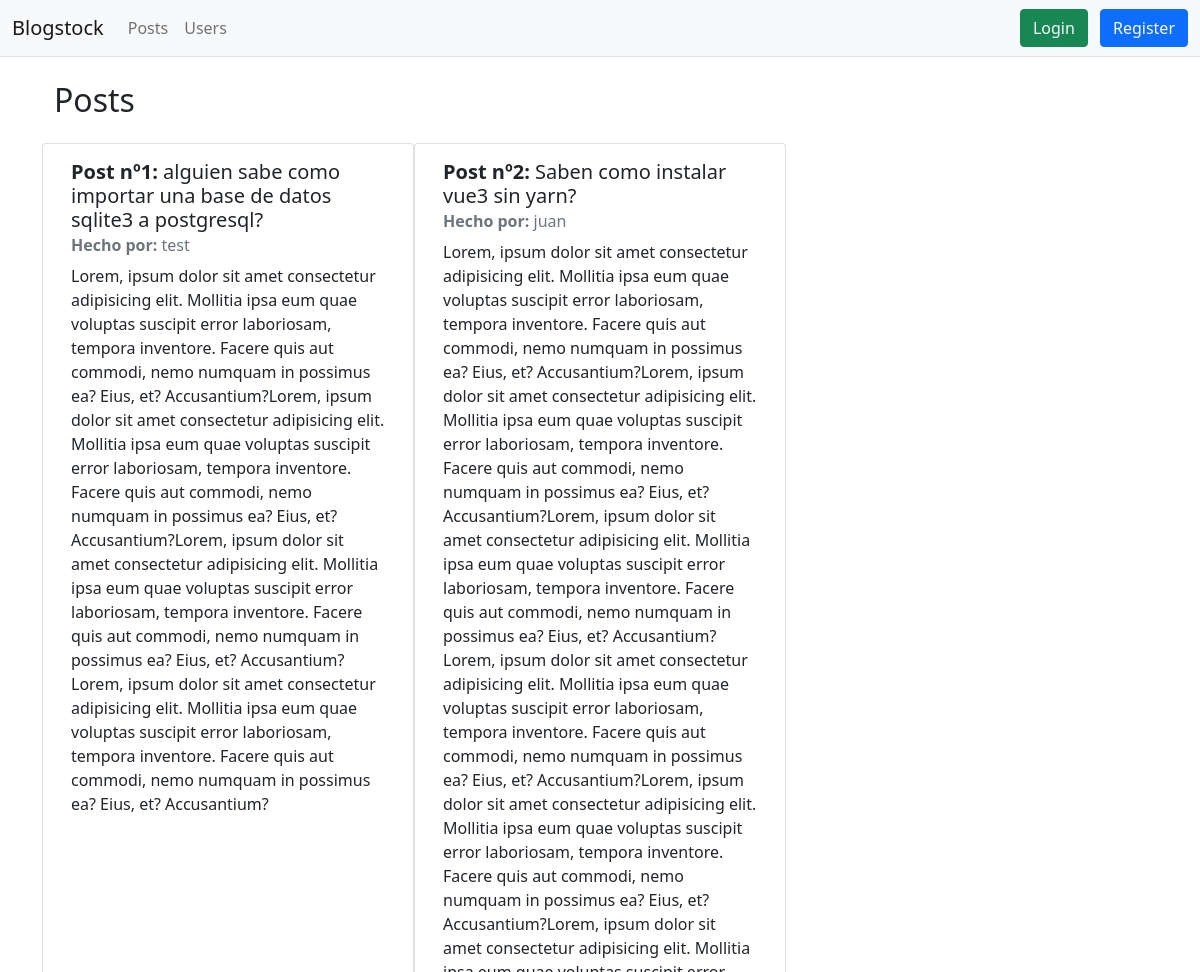
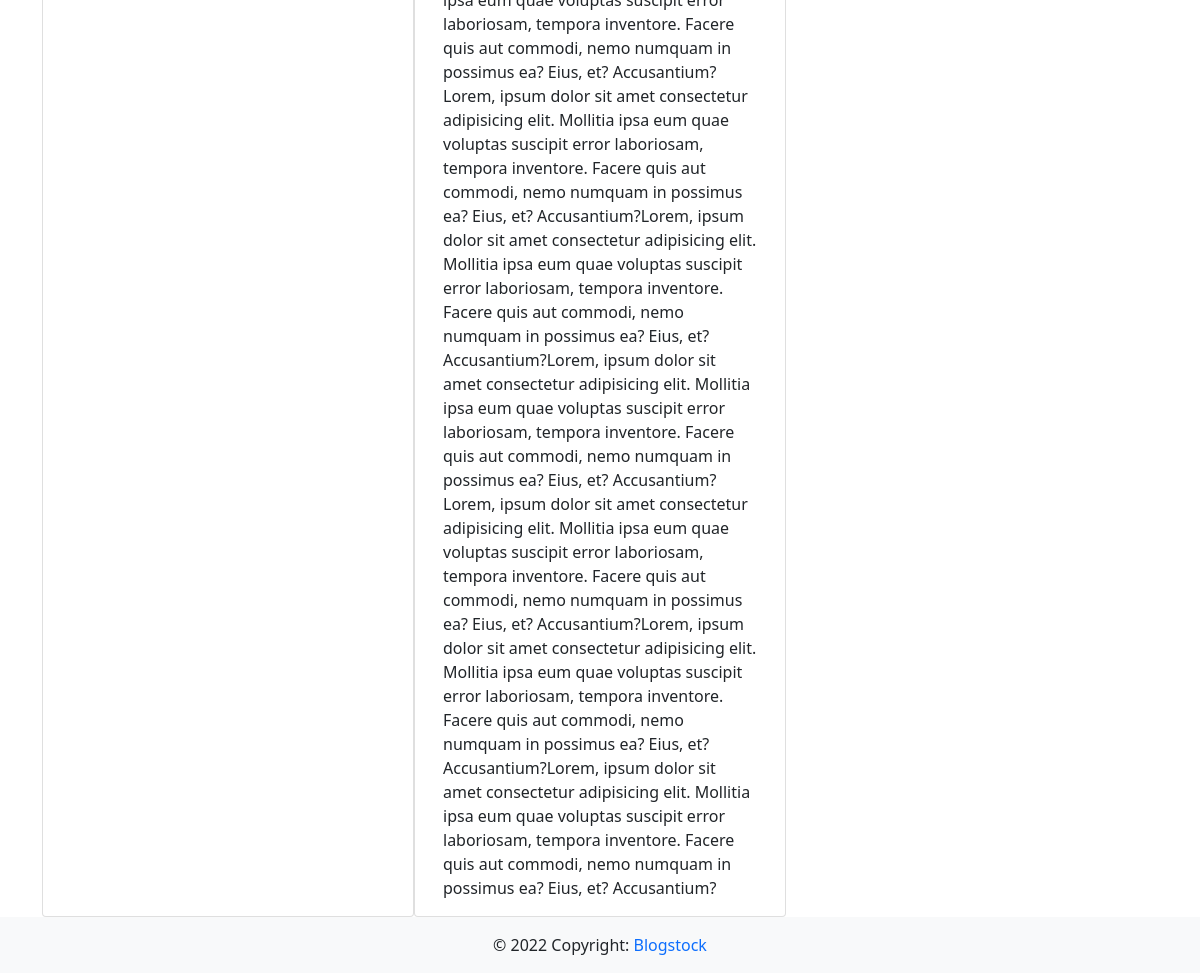
The page /posts on the database its author committed (2 pictures, top to bottom).
### app/models.py (models this page shows)
class Post(db.Model):
    id = db.Column(
        db.Integer, primary_key=True)
    title = db.Column(
        db.String(50))
    content = db.Column(
        db.String(10000))
    date = db.Column(
        db.DateTime(timezone=True), default=func.now())
    author_username = db.Column(
        db.String(150), db.ForeignKey('user.username')
    )

### app/views.py (the view)
@views.route("/posts")
def posts_page():
    posts = Post.query.all()
    return render_template(
        "posts.html",
        user=current_user, posts=posts)

### app/templates/posts.html (shortened to what this page needs)
{% extends "base.html" %}
{% block content %}
    <section class="container">
        <h2>Posts</h2>
        <div class="row mt-4">
            {% if posts %}
                {% for post in posts  %}
                    <div class="card col-md-4">
                        <div class="card-body">
                            <h5 class="card-title">
                                <strong>Post nº{{ post.id }}:</strong>
                                {{ post.title }}
                            </h5>
                            <h6 class="card-subtitle mb-2 text-muted">
                                <strong>Hecho por:</strong> {{ post.author_username }}
                            </h6>
                            <p class="card-text">
                                {{ post.content }}
                            </p>
                        </div>
                    </div>
                {% endfor %}
            {% else %}
                    <div class="alert alert-info" role="alert">
                        No posts available
                    </div>
            {% endif %}
        </div>
    </section>
{% endblock %}

### app/templates/base.html (shortened to what this page needs)
<!DOCTYPE html>
<html lang="en">
<head>
    <link href="https://cdn.jsdelivr.net/npm/bootstrap@5.0.2/dist/css/bootstrap.min.css" rel="stylesheet">
    <link rel="stylesheet" href="{{ url_for('static', filename='app.css') }}">
</head>
<body>
    <header class="border-bottom">
      <nav class="navbar navbar-expand-lg navbar-light bg-light">
        <div class="container-fluid">
          <a class="navbar-brand" href="{{ url_for('views.home_page') }}">Blogstock</a>
          <div class="collapse navbar-collapse" id="navbarSupportedContent">
            <ul class="navbar-nav me-auto mb-2 mb-lg-0">
              <li class="nav-item">
                <a href="{{ url_for('views.posts_page') }}" class="nav-link">Posts</a>
              </li>
              <li class="nav-item">
                <a href="{{ url_for('views.users_page') }}" class="nav-link">Users</a>
              </li>
            </ul>
            <div>
              {% if user.is_authenticated %}
                <button type="button" class="btn btn-secondary me-2">
                  <a class="text-light text-decoration-none" href="{{ url_for('views.user_dashboard_page') }}">{{user.username.title()}}</a>
                </button>
                <button type="button" class="btn btn-danger">
                  <a class="text-light text-decoration-none" href="{{ url_for('auth.logout') }}">Logout</a>
                </button>
              {% else %}
                <button type="button" class="btn btn-success me-2">
                  <a class="text-light text-decoration-none" href="{{ url_for('auth.login_page') }}">Login</a>
                </button>
                <button type="button" class="btn btn-primary">
                  <a class="text-light text-decoration-none" href="{{ url_for('auth.register_page') }}">Register</a>
                </button>
              {% endif %}
            </div>
          </div>
        </div>
      </nav>
    </header>
    <main class="container mt-4">
      {% block content %}
      {% endblock %}
    </main>
    <footer class="bg-light text-center text-lg-start">
        <div class="text-center p-3">
          © 2022 Copyright:
          <a class="text-decoration-none" href="">Blogstock</a>
        </div>
    </footer>
</body>
</html>

### app/static/app.css (style rules this page uses)
html { min-height: 100vh; overflow-x: hidden; }
body { min-height: 100vh; display: flex; flex-direction: column; }
main { flex: 1 1 auto; }

### rows shown on the page
Post: id "1", title "alguien sabe como importar una base de datos sqlite3 a postgresql?", author_username "test", content "Lorem, ipsum dolor sit amet consectetur adipisicing elit. Mollitia ipsa eum quae voluptas suscipit error laboriosam, tempora inventore. Facere quis aut commodi, nemo numquam in possimus ea? Eius, et? Accusantium?Lorem, ipsum dolor sit amet consectetur adipisicing elit. Mollitia ipsa eum quae voluptas suscipit error laboriosam, tempora inventore. Facere quis aut commodi, nemo numquam in possimus ea? Eius, et? Accusantium?Lorem, ipsum dolor sit amet consectetur adipisicing elit. Mollitia ipsa eum quae voluptas suscipit error laboriosam, tempora inventore. Facere quis aut commodi, nemo numquam in possimus ea? Eius, et? Accusantium?Lorem, ipsum dolor sit amet consectetur adipisicing elit.…"
Post: id "2", title "Saben como instalar vue3 sin yarn?", author_username "juan", content "Lorem, ipsum dolor sit amet consectetur adipisicing elit. Mollitia ipsa eum quae voluptas suscipit error laboriosam, tempora inventore. Facere quis aut commodi, nemo numquam in possimus ea? Eius, et? Accusantium?Lorem, ipsum dolor sit amet consectetur adipisicing elit. Mollitia ipsa eum quae voluptas suscipit error laboriosam, tempora inventore. Facere quis aut commodi, nemo numquam in possimus ea? Eius, et? Accusantium?Lorem, ipsum dolor sit amet consectetur adipisicing elit. Mollitia ipsa eum quae voluptas suscipit error laboriosam, tempora inventore. Facere quis aut commodi, nemo numquam in possimus ea? Eius, et? Accusantium?Lorem, ipsum dolor sit amet consectetur adipisicing elit.…"
